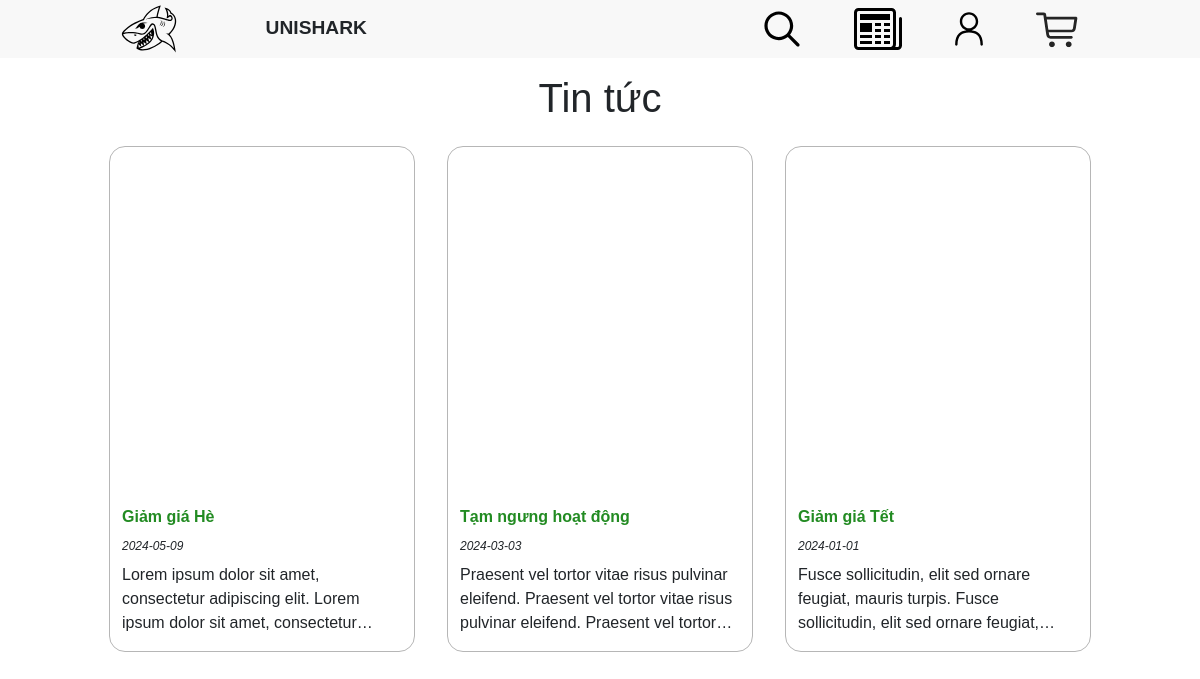
Page /news/index.php on the committed database.
### tables this page shows
CREATE TABLE `news` (
  `id` INT AUTO_INCREMENT PRIMARY KEY,
  `title` VARCHAR(255) NOT NULL,
  `detail` TEXT,
  `date` DATE NOT NULL,
  `primary_image` TEXT NOT NULL
);

### src/news/index.php (the view, shortened to what this page needs)
<!DOCTYPE html>
<html lang="en">
<header>
    <?php include "../utils/header.php" ?>
</header>
<head>
    <link rel="stylesheet" href="https://cdn.jsdelivr.net/npm/bootstrap@5.0.2/dist/css/bootstrap.min.css">
    <link rel="stylesheet" href="https://cdn.jsdelivr.net/npm/bootstrap-icons@1.5.0/font/bootstrap-icons.css">
    <link rel="stylesheet" href="https://cdn.jsdelivr.net/npm/bootstrap-icons@1.11.3/font/bootstrap-icons.min.css">
    <link rel="stylesheet" href="news-style.css">
</head>
<body>
    <h1 class="mt-3">Tin tức</h1>
    <div class="row d-flex justify-content-center">
        <?php
            $servername = "localhost";
            $username = "root";
            $password = "";
            $dbname = "btl";
            $conn = new mysqli($servername, $username, $password, $dbname);
            $sql = "
                SELECT * FROM news ORDER BY date DESC
            ";
            $result = $conn->query($sql);
            if ($result->num_rows > 0) {
                while($row = $result->fetch_assoc()) {
        ?>
            <div class="col-3 justify-content-center main-box" onclick="toggleBrief(this)">
                <div class="frame">
                </div>
                <div class="mt-2" id="title">
                    <?php echo $row['title']; ?>
                </div>
                <div class="mt-2 mb-2" id="day">
                    <?php echo $row['date']; ?>
                </div>
                <div class="mb-3" id="brief" style="white-space: normal; overflow: hidden; display: -webkit-box; -webkit-line-clamp: 3; -webkit-box-orient: vertical;">
                    <?php echo $row['detail']; ?>
                </div>
            </div>
        <?php
            }
        } else {
            echo "0 results";
        }
        ?>
    </div>
</body>
</html>

### src/news/news-style.css (style rules this page uses)
body { font-family: Arial, sans-serif; margin: 0; padding: 0; background-color: white; }
h1 { text-align: center; }
#title { font-weight: bold; color: #228B22; }
#day { font-style: italic; font-size: 12px }
.main-box { border: rgb(182, 182, 182) 1px solid; border-radius: 16px; margin: 16px; padding: 0 auto; background-color: white; transition: all 0.3s ease; max-height: 530px; overflow: hidden; }
.frame { width: 100%; height: 350px; overflow: hidden; display: flex; justify-content: center; align-items: center; }

### rows in the picture
news: title "Giảm giá Hè", date "2024-05-09", detail "Lorem ipsum dolor sit amet, consectetur adipiscing elit. Lorem ipsum dolor sit amet,…"
news: title "Tạm ngưng hoạt động", date "2024-03-03", detail "Praesent vel tortor vitae risus pulvinar eleifend. Praesent vel tortor vitae risus pulvinar eleifend. Praesent vel…"
news: title "Giảm giá Tết", date "2024-01-01", detail "Fusce sollicitudin, elit sed ornare feugiat, mauris turpis. Fusce sollicitudin, elit sed ornare…"
